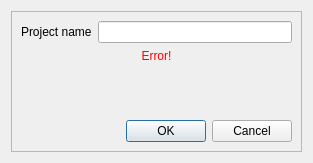
<?xml version="1.0" encoding="UTF-8"?>
<ui version="4.0">
 <class>NewProjectDialog</class>
 <widget class="QDialog" name="NewProjectDialog">
  <property name="geometry">
   <rect>
    <x>0</x>
    <y>0</y>
    <width>313</width>
    <height>163</height>
   </rect>
  </property>
  <property name="windowTitle">
   <string>New Project</string>
  </property>
  <layout class="QGridLayout" name="gridLayout_4">
   <item row="0" column="0">
    <widget class="QFrame" name="frame">
     <property name="frameShape">
      <enum>QFrame::StyledPanel</enum>
     </property>
     <property name="frameShadow">
      <enum>QFrame::Raised</enum>
     </property>
     <layout class="QGridLayout" name="gridLayout_3">
      <item row="0" column="0">
       <layout class="QVBoxLayout" name="verticalLayout">
        <item>
         <layout class="QGridLayout" name="gridLayout">
          <item row="0" column="1">
           <widget class="QLineEdit" name="name_entry"/>
          </item>
          <item row="0" column="0">
           <widget class="QLabel" name="label_projectname">
            <property name="text">
             <string>Project name</string>
            </property>
           </widget>
          </item>
         </layout>
        </item>
        <item>
         <widget class="QLabel" name="label_information">
          <property name="layoutDirection">
           <enum>Qt::LeftToRight</enum>
          </property>
          <property name="styleSheet">
           <string notr="true">QLabel { color : red; }</string>
          </property>
          <property name="text">
           <string>Error!</string>
          </property>
          <property name="alignment">
           <set>Qt::AlignCenter</set>
          </property>
         </widget>
        </item>
        <item>
         <spacer name="verticalSpacer">
          <property name="orientation">
           <enum>Qt::Vertical</enum>
          </property>
          <property name="sizeHint" stdset="0">
           <size>
            <width>20</width>
            <height>40</height>
           </size>
          </property>
         </spacer>
        </item>
        <item>
         <widget class="QDialogButtonBox" name="buttonBox">
          <property name="locale">
           <locale language="English" country="UnitedKingdom"/>
          </property>
          <property name="orientation">
           <enum>Qt::Horizontal</enum>
          </property>
          <property name="standardButtons">
           <set>QDialogButtonBox::Cancel|QDialogButtonBox::Ok</set>
          </property>
          <property name="centerButtons">
           <bool>false</bool>
          </property>
         </widget>
        </item>
       </layout>
      </item>
     </layout>
    </widget>
   </item>
  </layout>
 </widget>
 <resources/>
 <connections/>
</ui>
